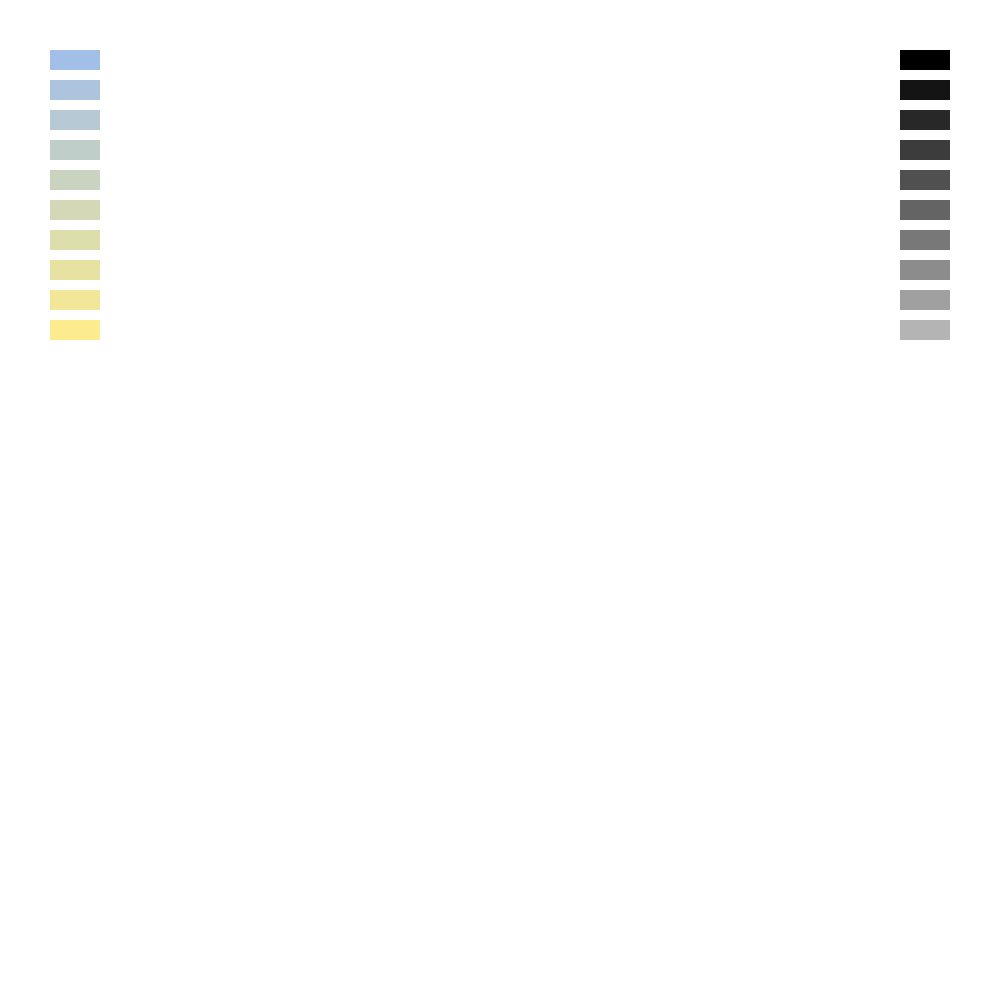
Frame 1 (no input)
Frame 60 (the mouse pressed at the canvas centre just before this capture): identical to frame 1, image omitted
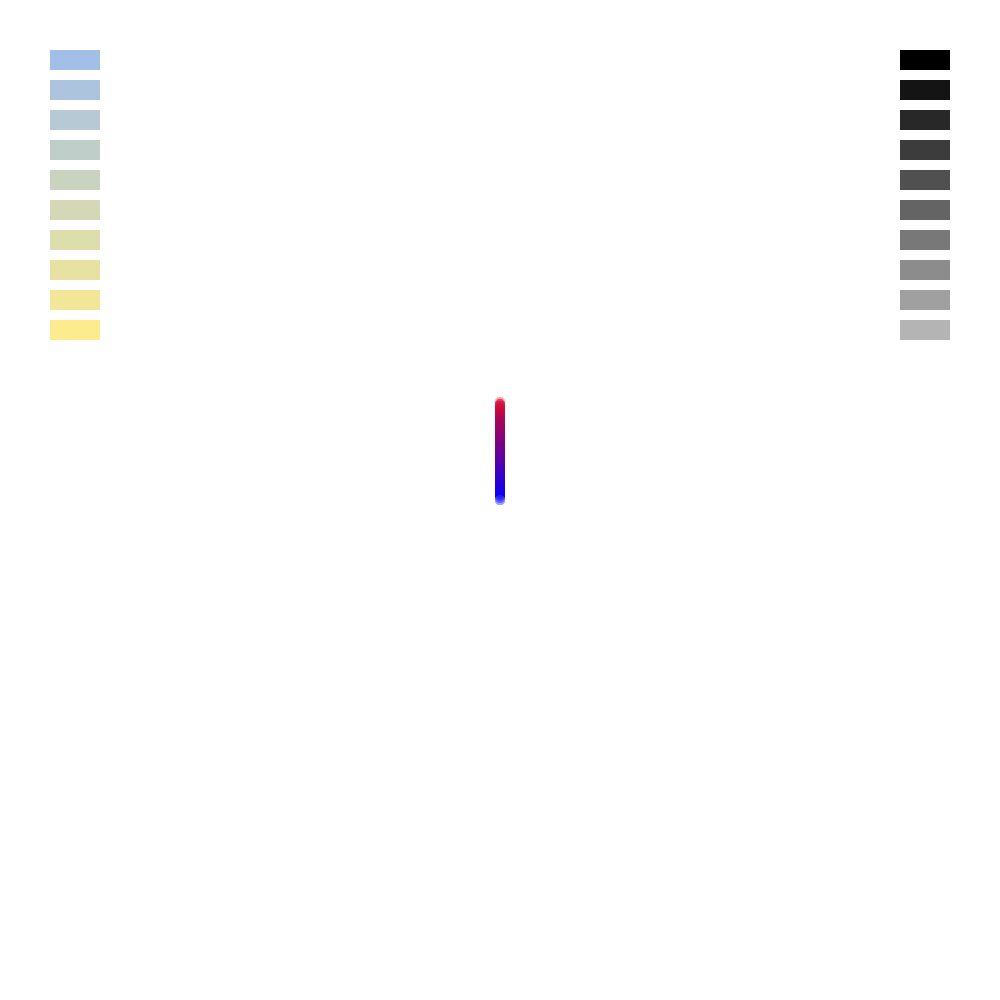
Frame 120 (the mouse held since frame 60 and released just before this capture)

The Processing sketch that drew these frames (run headless with seeded random() and noise(); from frame 60 on, the mouse is pressed at the canvas centre):

// Processing sketch: firework
// ── firework.pde
Button[] button;
Canvas[] canvas;

float buttonWidth = 50;
float buttonHeight = 20;
color brushColor = 255;

float canvasWidth = 50;
float canvasHeight = 20;
color canvasColor = 255;

float rate = random(3, 5);
float tailLength = 80;
float dia;

void setup() {
  size(1000, 1000);
  background(255);
  button = new Button[10];
  canvas = new Canvas[10];

  //initiating
  for (int i = 0; i < button.length; i ++) {
    color cOne = color(162+10*i, 191+5*i, 232-10*i);
    button[i] = new Button(50, 50+(buttonHeight+10)*i, buttonWidth, buttonHeight, cOne);
  }

  for (int i = 0; i < canvas.length; i ++) {
    color cTwo = color(20*i);
    canvas[i] = new Canvas(900, 50+(canvasHeight+10)*i, canvasWidth, canvasHeight, cTwo);
  }
}

void draw() {
  //change the size of the brush by pressing UP or DOWN on the keyboard
  float density = 2;
  if (keyCode == UP) {
    density ++;
  } else if (keyCode == DOWN) {
    density --;
  }
  
  //change the diameter of the circle by pressing LEFT and RIGHT on the keyboard
  dia = 10;
  if (keyCode == LEFT) {
    dia -= 5;
  } else if (keyCode == RIGHT) {
    dia += 5;
  }
  
  //draw
  if (mousePressed) {
    noStroke();
    fill(brushColor);
    ellipse(mouseX, mouseY, dia, dia);
    noStroke();
    for (int i = 0; i < tailLength; i ++) {
      fill(color((red(brushColor)+rate*i), (green(brushColor)-rate*i), (blue(brushColor)-rate*i)), 100-2*i);
      ellipse(mouseX, mouseY-density*i, dia, dia);
    }
  }

  //change the color of the brush by pressing the buttons on the left
  for (int i = 0; i < button.length; i ++) {
    button[i].showButton();
    if (button[i].pickColor) {
      brushColor = button[i].buttonColor;
      button[i].pickColor = false;
    }
  }

  //change the color of the background by pressing the buttons on the right
  for (int i = 0; i < canvas.length; i ++) {
    canvas[i].showCanvas();
    if (canvas[i].chooseColor) {
      canvasColor = canvas[i].canvasColor;
      canvas[i].chooseColor = false;
      background(canvasColor);
    }
  }
}

//clear the canvas by pressing 'c' on the keyboard
void keyPressed() {
  if (key == 'c') {
    background(canvasColor);
  }
}

// ── Button.pde
class Button {
  float posX, posY;
  float buttonWidth, buttonHeight;
  color buttonColor;
  boolean pickColor;

  Button(float x, float y, float w, float h, color c) {
    posX = x;
    posY = y;
    buttonWidth = w;
    buttonHeight = h;
    buttonColor = c;
  }

  void showButton() {
    if (hover()) {
      stroke(255);
      strokeWeight(2);
    } else {
      noStroke();
    }
    if (mousePressed && hover()) {
      pickColor = true;
      fill(buttonColor);
      stroke(0, 0, 255);
    } else {
      fill(buttonColor);
    }
    rect(posX, posY, buttonWidth, buttonHeight);
  }

  boolean hover() {
    if (mouseX < posX + buttonWidth && mouseX > posX && mouseY < posY + buttonHeight && mouseY > posY) {
      return true;
    } else {
      return false;
    }
  }
}

// ── Canvas.pde
class Canvas {
  float posX, posY;
  float canvasWidth, canvasHeight;
  color canvasColor;
  boolean chooseColor;

  Canvas(float x, float y, float w, float h, color c) {
    posX = x;
    posY = y;
    canvasWidth = w;
    canvasHeight = h;
    canvasColor = c;
  }

  void showCanvas() {
    if (hover()) {
      stroke(255);
      strokeWeight(2);
    } else {
      noStroke();
    }
    if (mousePressed && hover()) {
      chooseColor = true;
      fill(canvasColor);
      stroke(0, 0, 255);
    } else {
      fill(canvasColor);
    }
    rect(posX, posY, buttonWidth, buttonHeight);
  }

  boolean hover() {
    if (mouseX < posX + buttonWidth && mouseX > posX && mouseY < posY + buttonHeight && mouseY > posY) {
      return true;
    } else {
      return false;
    }
  }
}
